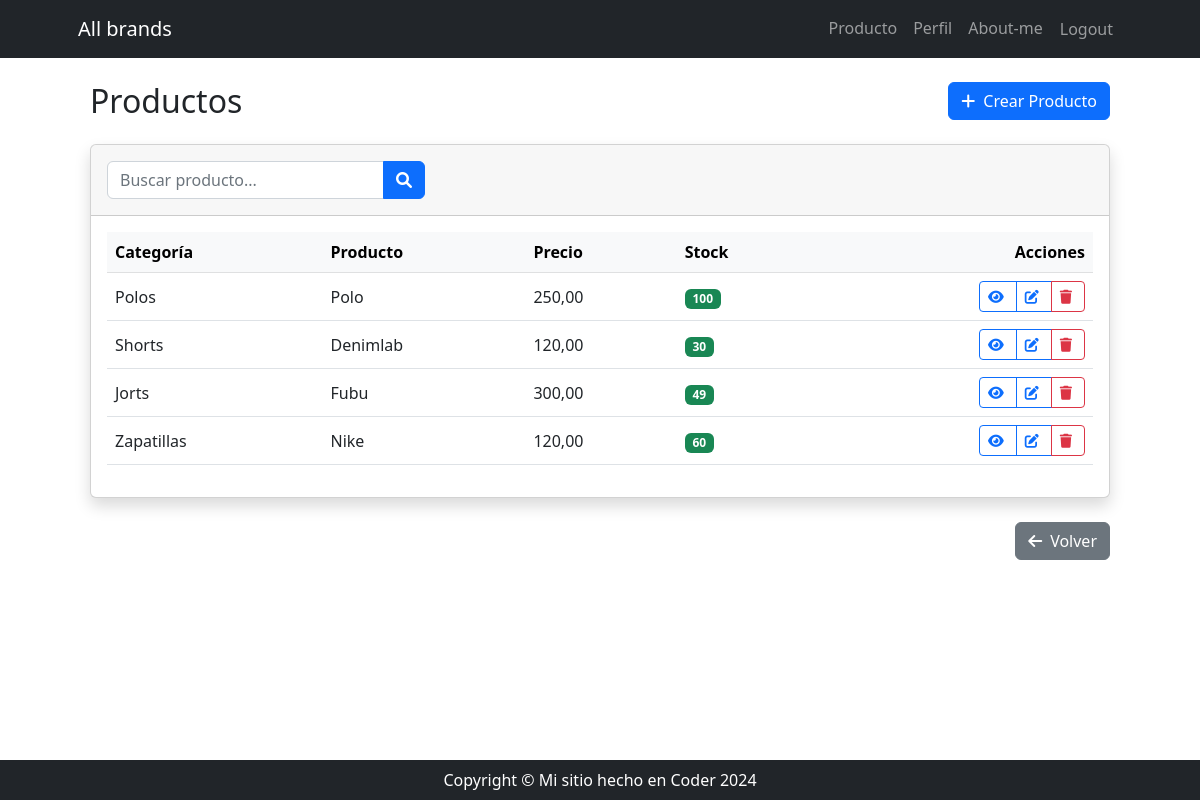
Page /producto/producto/list/ (signed in) on the committed database.
### producto/models.py (models this page shows, shortened)
class Producto(models.Model):
    categoria = models.ForeignKey(
        Categoria,
        on_delete=models.SET_NULL,
        null=True,
        blank=True,
        verbose_name='categoría',
    )
    nombre = models.CharField(max_length=100, db_index=True)
    descripcion = models.TextField(blank=True, null=True, verbose_name='descripción')
    precio = models.DecimalField(max_digits=10, decimal_places=2)
    stock = models.PositiveIntegerField()
    class Meta:
        unique_together = ('categoria', 'nombre')
        verbose_name = 'Producto'
        verbose_name_plural = 'Productos'

class Categoria(models.Model):
    nombre = models.CharField(max_length=255, unique=True)
    descripcion = models.TextField(blank=True, null=True, verbose_name='descripción')
    def __str__(self):
        return self.nombre
    class Meta:
        verbose_name = 'Categoría de Productos'
        verbose_name_plural = 'Categorías de Productos'

### producto/views_models/producto.py (the view)
# urls.py: path('producto/list/', producto.ProductoListView.as_view(), name='producto_list'),
class ProductoListView(ListView):
    model = Producto
    def get_queryset(self):
        busqueda = self.request.GET.get('busqueda')
        if busqueda:
            return Producto.objects.filter(nombre__icontains=busqueda)
        return Producto.objects.all()

### producto/templates/producto/producto_list.html (shortened to what this page needs)
{% extends 'core/base.html' %}
{% block content %}
    <div class="container-fluid py-4">
        <div class="d-sm-flex align-items-center justify-content-between mb-4">
            <h1 class="h2 mb-0 text-gray-800">Productos</h1>
            <a href="{% url 'producto:producto_create' %}" class="btn btn-primary">
                <i class="fas fa-plus me-2"></i>Crear Producto
            </a>
        </div>
        <div class="card shadow mb-4">
            <div class="card-header py-3">
                <form class="row g-3 align-items-center" method="get">
                    <div class="col-12 col-md-6 col-lg-4">
                        <div class="input-group">
                            <input type="text" name="busqueda" class="form-control" placeholder="Buscar producto..."
                                   value="{{ request.GET.busqueda }}">
                            <button type="submit" class="btn btn-primary">
                                <i class="fas fa-search"></i>
                            </button>
                        </div>
                    </div>
                </form>
            </div>
            <div class="card-body">
                <div class="table-responsive">
                    <table class="table table-hover align-middle">
                        <thead class="table-light">
                            <tr>
                                <th>Categoría</th>
                                <th>Producto</th>
                                <th>Precio</th>
                                <th>Stock</th>
                                <th class="text-end">Acciones</th>
                            </tr>
                        </thead>
                        <tbody>
                            {% for producto in object_list %}
                                <tr>
                                    <td>{{ producto.categoria }}</td>
                                    <td>{{ producto.nombre }}</td>
                                    <td>{{ producto.precio }}</td>
                                    <td>
                                        <span class="badge {% if producto.stock > 10 %}bg-success{% elif producto.stock > 0 %}bg-warning{% else %}bg-danger{% endif %}">
                                            {{ producto.stock }}
                                        </span>
                                    </td>
                                    <td class="text-end">
                                        <div class="btn-group" role="group">
                                            <a href="{% url 'producto:producto_detail' producto.id %}"
                                               class="btn btn-outline-primary btn-sm">
                                                <i class="fas fa-eye"></i>
                                            </a>
                                            <a href="{% url 'producto:producto_update' producto.id %}"
                                               class="btn btn-outline-primary btn-sm">
                                                <i class="fas fa-edit"></i>
                                            </a>
                                            <a href="{% url 'producto:producto_delete' producto.id %}"
                                               class="btn btn-outline-danger btn-sm">
                                                <i class="fas fa-trash"></i>
                                            </a>
                                        </div>
                                    </td>
                                </tr>
                            {% endfor %}
                        </tbody>
                    </table>
                </div>
            </div>
        </div>
        <div class="text-end mt-3">
            <a href="{% url 'producto:index' %}" class="btn btn-secondary">
                <i class="fas fa-arrow-left me-2"></i>Volver
            </a>
        </div>
    </div>
{% endblock content %}

### rows in the picture
Producto: categoria "Polos", nombre "Polo", precio "250,00", stock "100"
Producto: categoria "Shorts", nombre "Denimlab", precio "120,00", stock "30"
Producto: categoria "Jorts", nombre "Fubu", precio "300,00", stock "49"
Producto: categoria "Zapatillas", nombre "Nike", precio "120,00", stock "60"
